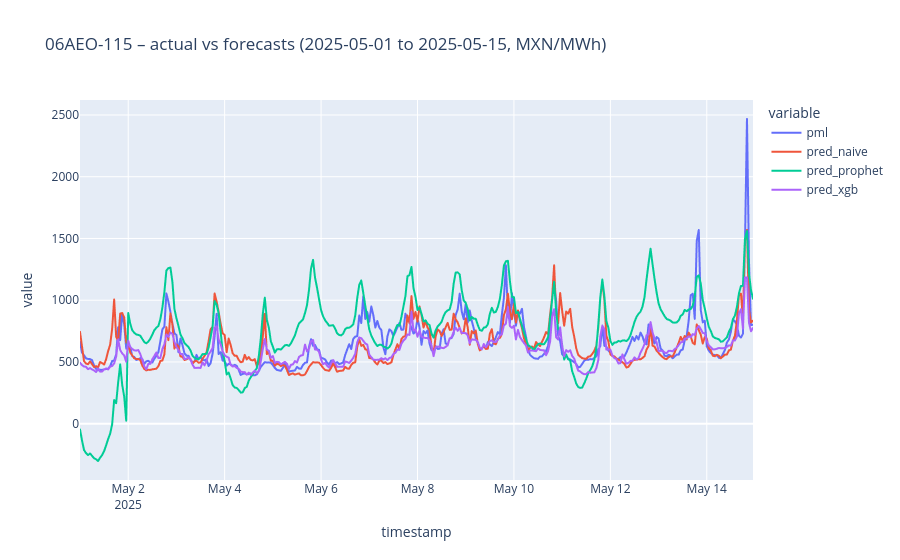
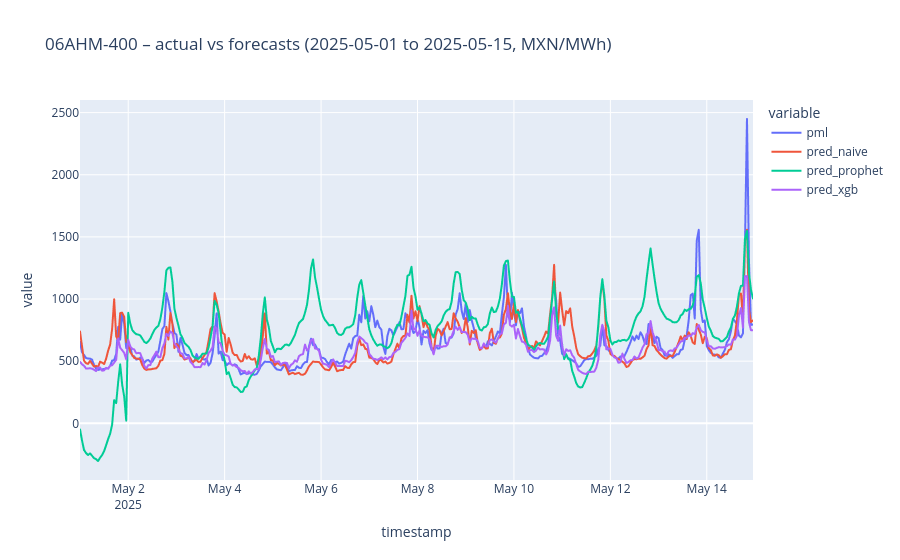
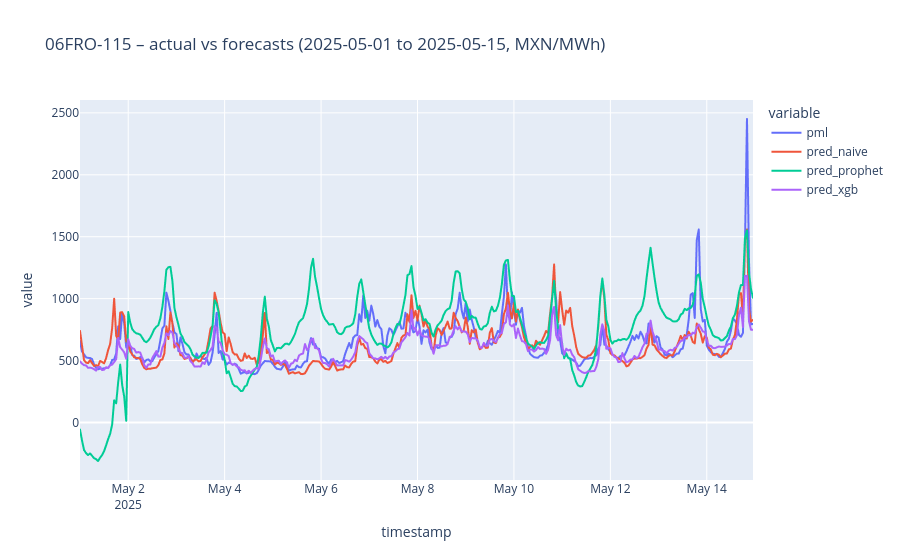
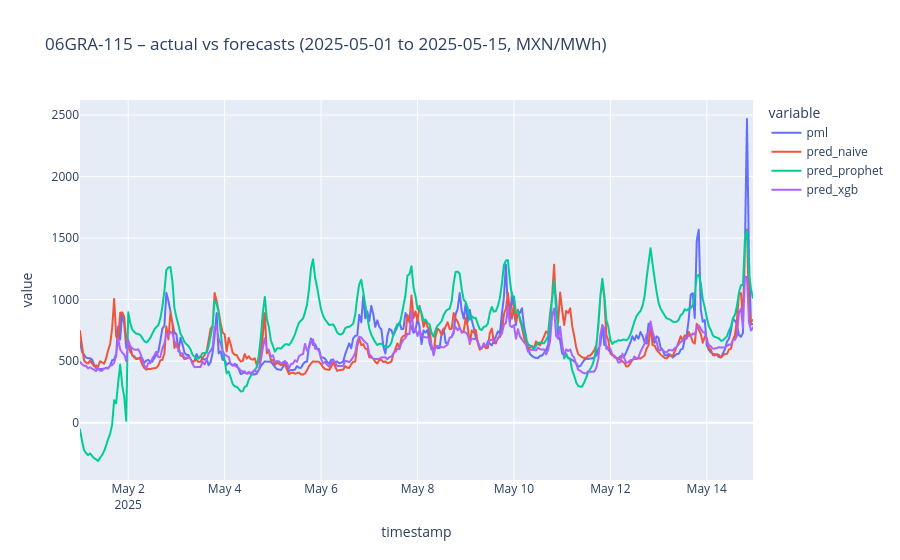

Write notebook code for charts like these, in order.
### Markdown cell above
Prophet is the weakest model: MAE 231.5, 37% worse than the naive baseline, consistently across all nodes (228–233). 
Its 80% range contains the real price 99.8% of the time with an average width of about 2,400 MXN/MWh, which is too wide to be useful. 
Two causes: the 2024 heat-wave prices inflate its level and its uncertainty, and its smooth patterns cannot follow day-to-day price changes. Conclusion: in this market, recent prices carry more information than regular patterns.

### Code cell
MODEL_COLS = ["pred_naive", "pred_prophet", "pred_xgb"]

def plot_node(node, start="2025-05-01", end="2025-05-15"):
    w = test[(test["clv_nodo"] == node) & (test["timestamp"] >= start) & (test["timestamp"] < end)]
    return px.line(w, x="timestamp", y=[TARGET] + MODEL_COLS,
                   title=f"{node} – actual vs forecasts ({start} to {end}, MXN/MWh)")

for node in sorted(cfg["nodes"]):
    plot_node(node).show()

### Figure 1 — Plotly figure (JSON) as saved in the notebook; plotly's stock layout.template omitted (floating-point values rounded to 4 significant figures; data arrays with more than 128 entries replaced by an {"elided": "..."} marker saying what was removed)
{"data": [{"hovertemplate": "variable=pml<br>timestamp=%{x}<br>value=%{y}<extra></extra>", "legendgroup": "pml", "line": {"color": "#636efa", "dash": "solid"}, "marker": {"symbol": "circle"}, "mode": "lines", "name": "pml", "showlegend": true, "type": "scattergl", "x": {"elided": "336 str values"}, "xaxis": "x", "y": {"elided": "336 float values"}, "yaxis": "y"}, {"hovertemplate": "variable=pred_naive<br>timestamp=%{x}<br>value=%{y}<extra></extra>", "legendgroup": "pred_naive", "line": {"color": "#EF553B", "dash": "solid"}, "marker": {"symbol": "circle"}, "mode": "lines", "name": "pred_naive", "showlegend": true, "type": "scattergl", "x": {"elided": "336 str values"}, "xaxis": "x", "y": {"elided": "336 float values"}, "yaxis": "y"}, {"hovertemplate": "variable=pred_prophet<br>timestamp=%{x}<br>value=%{y}<extra></extra>", "legendgroup": "pred_prophet", "line": {"color": "#00cc96", "dash": "solid"}, "marker": {"symbol": "circle"}, "mode": "lines", "name": "pred_prophet", "showlegend": true, "type": "scattergl", "x": {"elided": "336 str values"}, "xaxis": "x", "y": {"elided": "336 float values"}, "yaxis": "y"}, {"hovertemplate": "variable=pred_xgb<br>timestamp=%{x}<br>value=%{y}<extra></extra>", "legendgroup": "pred_xgb", "line": {"color": "#ab63fa", "dash": "solid"}, "marker": {"symbol": "circle"}, "mode": "lines", "name": "pred_xgb", "showlegend": true, "type": "scattergl", "x": {"elided": "336 str values"}, "xaxis": "x", "y": {"elided": "336 float values"}, "yaxis": "y"}], "layout": {"legend": {"title": {"text": "variable"}, "tracegroupgap": 0}, "title": {"text": "06AEO-115 – actual vs forecasts (2025-05-01 to 2025-05-15, MXN/MWh)"}, "xaxis": {"anchor": "y", "domain": [0, 1], "title": {"text": "timestamp"}}, "yaxis": {"anchor": "x", "domain": [0, 1], "title": {"text": "value"}}}}

### Figure 2 — Plotly figure (JSON) as saved in the notebook; plotly's stock layout.template omitted (floating-point values rounded to 4 significant figures; data arrays with more than 128 entries replaced by an {"elided": "..."} marker saying what was removed)
{"data": [{"hovertemplate": "variable=pml<br>timestamp=%{x}<br>value=%{y}<extra></extra>", "legendgroup": "pml", "line": {"color": "#636efa", "dash": "solid"}, "marker": {"symbol": "circle"}, "mode": "lines", "name": "pml", "showlegend": true, "type": "scattergl", "x": {"elided": "336 str values"}, "xaxis": "x", "y": {"elided": "336 float values"}, "yaxis": "y"}, {"hovertemplate": "variable=pred_naive<br>timestamp=%{x}<br>value=%{y}<extra></extra>", "legendgroup": "pred_naive", "line": {"color": "#EF553B", "dash": "solid"}, "marker": {"symbol": "circle"}, "mode": "lines", "name": "pred_naive", "showlegend": true, "type": "scattergl", "x": {"elided": "336 str values"}, "xaxis": "x", "y": {"elided": "336 float values"}, "yaxis": "y"}, {"hovertemplate": "variable=pred_prophet<br>timestamp=%{x}<br>value=%{y}<extra></extra>", "legendgroup": "pred_prophet", "line": {"color": "#00cc96", "dash": "solid"}, "marker": {"symbol": "circle"}, "mode": "lines", "name": "pred_prophet", "showlegend": true, "type": "scattergl", "x": {"elided": "336 str values"}, "xaxis": "x", "y": {"elided": "336 float values"}, "yaxis": "y"}, {"hovertemplate": "variable=pred_xgb<br>timestamp=%{x}<br>value=%{y}<extra></extra>", "legendgroup": "pred_xgb", "line": {"color": "#ab63fa", "dash": "solid"}, "marker": {"symbol": "circle"}, "mode": "lines", "name": "pred_xgb", "showlegend": true, "type": "scattergl", "x": {"elided": "336 str values"}, "xaxis": "x", "y": {"elided": "336 float values"}, "yaxis": "y"}], "layout": {"legend": {"title": {"text": "variable"}, "tracegroupgap": 0}, "title": {"text": "06AHM-400 – actual vs forecasts (2025-05-01 to 2025-05-15, MXN/MWh)"}, "xaxis": {"anchor": "y", "domain": [0, 1], "title": {"text": "timestamp"}}, "yaxis": {"anchor": "x", "domain": [0, 1], "title": {"text": "value"}}}}

### Figure 3 — Plotly figure (JSON) as saved in the notebook; plotly's stock layout.template omitted (floating-point values rounded to 4 significant figures; data arrays with more than 128 entries replaced by an {"elided": "..."} marker saying what was removed)
{"data": [{"hovertemplate": "variable=pml<br>timestamp=%{x}<br>value=%{y}<extra></extra>", "legendgroup": "pml", "line": {"color": "#636efa", "dash": "solid"}, "marker": {"symbol": "circle"}, "mode": "lines", "name": "pml", "showlegend": true, "type": "scattergl", "x": {"elided": "336 str values"}, "xaxis": "x", "y": {"elided": "336 float values"}, "yaxis": "y"}, {"hovertemplate": "variable=pred_naive<br>timestamp=%{x}<br>value=%{y}<extra></extra>", "legendgroup": "pred_naive", "line": {"color": "#EF553B", "dash": "solid"}, "marker": {"symbol": "circle"}, "mode": "lines", "name": "pred_naive", "showlegend": true, "type": "scattergl", "x": {"elided": "336 str values"}, "xaxis": "x", "y": {"elided": "336 float values"}, "yaxis": "y"}, {"hovertemplate": "variable=pred_prophet<br>timestamp=%{x}<br>value=%{y}<extra></extra>", "legendgroup": "pred_prophet", "line": {"color": "#00cc96", "dash": "solid"}, "marker": {"symbol": "circle"}, "mode": "lines", "name": "pred_prophet", "showlegend": true, "type": "scattergl", "x": {"elided": "336 str values"}, "xaxis": "x", "y": {"elided": "336 float values"}, "yaxis": "y"}, {"hovertemplate": "variable=pred_xgb<br>timestamp=%{x}<br>value=%{y}<extra></extra>", "legendgroup": "pred_xgb", "line": {"color": "#ab63fa", "dash": "solid"}, "marker": {"symbol": "circle"}, "mode": "lines", "name": "pred_xgb", "showlegend": true, "type": "scattergl", "x": {"elided": "336 str values"}, "xaxis": "x", "y": {"elided": "336 float values"}, "yaxis": "y"}], "layout": {"legend": {"title": {"text": "variable"}, "tracegroupgap": 0}, "title": {"text": "06FRO-115 – actual vs forecasts (2025-05-01 to 2025-05-15, MXN/MWh)"}, "xaxis": {"anchor": "y", "domain": [0, 1], "title": {"text": "timestamp"}}, "yaxis": {"anchor": "x", "domain": [0, 1], "title": {"text": "value"}}}}

### Figure 4 — Plotly figure (JSON) as saved in the notebook; plotly's stock layout.template omitted (floating-point values rounded to 4 significant figures; data arrays with more than 128 entries replaced by an {"elided": "..."} marker saying what was removed)
{"data": [{"hovertemplate": "variable=pml<br>timestamp=%{x}<br>value=%{y}<extra></extra>", "legendgroup": "pml", "line": {"color": "#636efa", "dash": "solid"}, "marker": {"symbol": "circle"}, "mode": "lines", "name": "pml", "showlegend": true, "type": "scattergl", "x": {"elided": "336 str values"}, "xaxis": "x", "y": {"elided": "336 float values"}, "yaxis": "y"}, {"hovertemplate": "variable=pred_naive<br>timestamp=%{x}<br>value=%{y}<extra></extra>", "legendgroup": "pred_naive", "line": {"color": "#EF553B", "dash": "solid"}, "marker": {"symbol": "circle"}, "mode": "lines", "name": "pred_naive", "showlegend": true, "type": "scattergl", "x": {"elided": "336 str values"}, "xaxis": "x", "y": {"elided": "336 float values"}, "yaxis": "y"}, {"hovertemplate": "variable=pred_prophet<br>timestamp=%{x}<br>value=%{y}<extra></extra>", "legendgroup": "pred_prophet", "line": {"color": "#00cc96", "dash": "solid"}, "marker": {"symbol": "circle"}, "mode": "lines", "name": "pred_prophet", "showlegend": true, "type": "scattergl", "x": {"elided": "336 str values"}, "xaxis": "x", "y": {"elided": "336 float values"}, "yaxis": "y"}, {"hovertemplate": "variable=pred_xgb<br>timestamp=%{x}<br>value=%{y}<extra></extra>", "legendgroup": "pred_xgb", "line": {"color": "#ab63fa", "dash": "solid"}, "marker": {"symbol": "circle"}, "mode": "lines", "name": "pred_xgb", "showlegend": true, "type": "scattergl", "x": {"elided": "336 str values"}, "xaxis": "x", "y": {"elided": "336 float values"}, "yaxis": "y"}], "layout": {"legend": {"title": {"text": "variable"}, "tracegroupgap": 0}, "title": {"text": "06GRA-115 – actual vs forecasts (2025-05-01 to 2025-05-15, MXN/MWh)"}, "xaxis": {"anchor": "y", "domain": [0, 1], "title": {"text": "timestamp"}}, "yaxis": {"anchor": "x", "domain": [0, 1], "title": {"text": "value"}}}}
